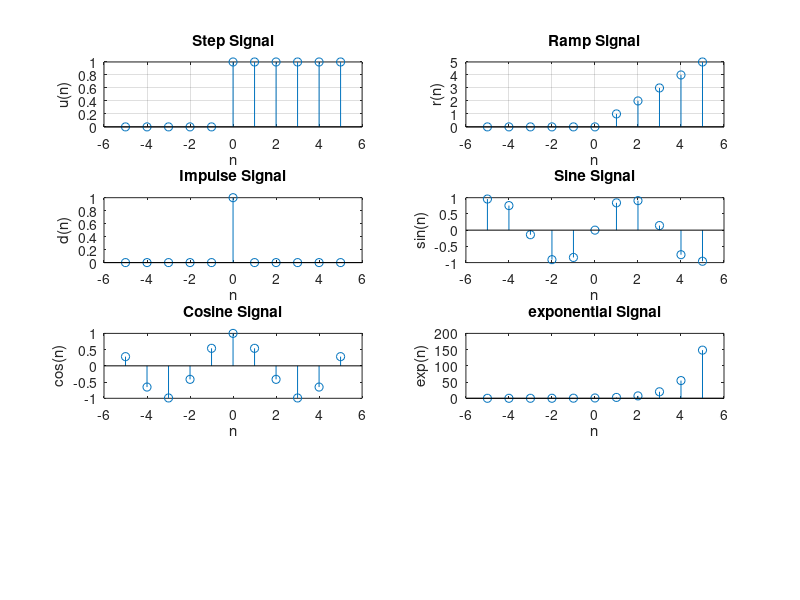

Write MATLAB code to recreate this figure.
clc;
clear all;
n=-5:1:5;
u=[zeros(1,5),ones(1,6)];
subplot(4,2,1);
stem(n,u);
grid on;
xlabel("n");
ylabel("u(n)");
title("Step Signal")
%code for ramp
r=n.*u;
subplot(4,2,2);
stem(n,r);
grid on;
xlabel("n");
ylabel("r(n)");
title("Ramp Signal");
%code for impulse
d=[zeros(1,5),1,zeros(1,5)];
subplot(4,2,3);
stem(n,d);
xlabel("n");
ylabel("d(n)");
title("Impulse Signal");
%code for sine
s=sin(n);
subplot(4,2,4);
stem(n,s);
xlabel("n");
ylabel("sin(n)");
title("Sine Signal");
%code for cosine
c=cos(n);
subplot(4,2,5);
stem(n,c);
xlabel("n");
ylabel("cos(n)");
title("Cosine Signal");
%code for exponential
y=exp(n);
subplot(4,2,6);
stem(n,y);
xlabel("n");
ylabel("exp(n)");
title("exponential Signal");
